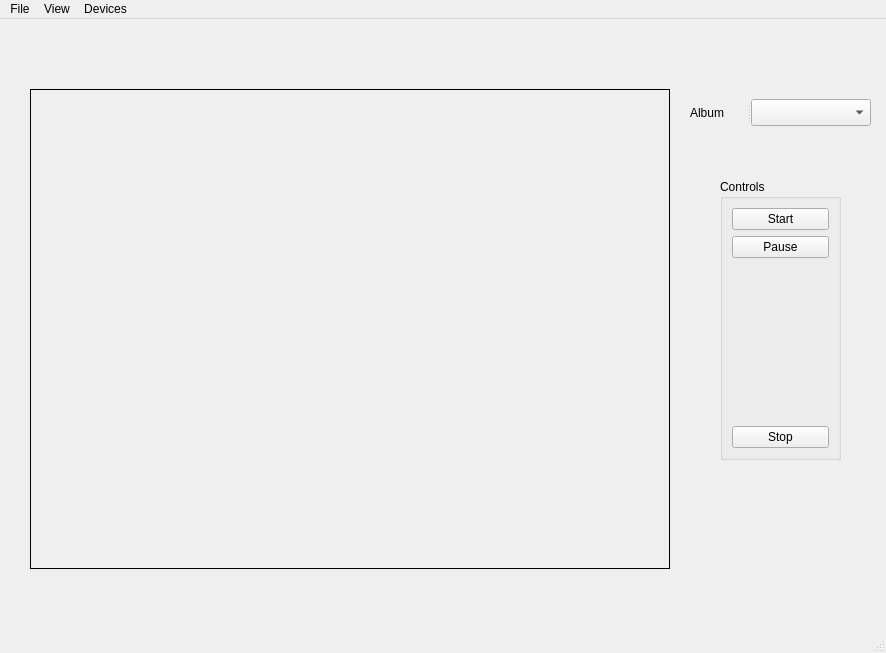
<?xml version="1.0" encoding="UTF-8"?>
<ui version="4.0">
 <class>FaceRecApp</class>
 <widget class="QMainWindow" name="FaceRecApp">
  <property name="geometry">
   <rect>
    <x>0</x>
    <y>0</y>
    <width>886</width>
    <height>653</height>
   </rect>
  </property>
  <property name="windowTitle">
   <string>Face Recognition</string>
  </property>
  <property name="windowIcon">
   <iconset theme="camera-video">
    <normaloff>.</normaloff>.</iconset>
  </property>
  <widget class="QWidget" name="centralwidget">
   <widget class="QWidget" name="viewFinderPage" native="true">
    <property name="geometry">
     <rect>
      <x>20</x>
      <y>60</y>
      <width>661</width>
      <height>501</height>
     </rect>
    </property>
    <property name="autoFillBackground">
     <bool>false</bool>
    </property>
    <layout class="QGridLayout" name="gridLayout">
     <item row="0" column="1">
      <widget class="QLabel" name="cameraSurface">
       <property name="minimumSize">
        <size>
         <width>640</width>
         <height>480</height>
        </size>
       </property>
       <property name="maximumSize">
        <size>
         <width>640</width>
         <height>480</height>
        </size>
       </property>
       <property name="frameShape">
        <enum>QFrame::Box</enum>
       </property>
       <property name="text">
        <string/>
       </property>
      </widget>
     </item>
    </layout>
   </widget>
   <widget class="QGroupBox" name="groupBox">
    <property name="geometry">
     <rect>
      <x>720</x>
      <y>160</y>
      <width>121</width>
      <height>281</height>
     </rect>
    </property>
    <property name="title">
     <string>Controls</string>
    </property>
    <layout class="QVBoxLayout" name="verticalLayout">
     <item>
      <widget class="QPushButton" name="startButton">
       <property name="text">
        <string>Start</string>
       </property>
      </widget>
     </item>
     <item>
      <widget class="QPushButton" name="pauseButton">
       <property name="text">
        <string>Pause</string>
       </property>
      </widget>
     </item>
     <item>
      <spacer name="verticalSpacer">
       <property name="orientation">
        <enum>Qt::Vertical</enum>
       </property>
       <property name="sizeHint" stdset="0">
        <size>
         <width>20</width>
         <height>40</height>
        </size>
       </property>
      </spacer>
     </item>
     <item>
      <widget class="QPushButton" name="stopButton">
       <property name="text">
        <string>Stop</string>
       </property>
      </widget>
     </item>
    </layout>
   </widget>
   <widget class="QSplitter" name="splitter">
    <property name="geometry">
     <rect>
      <x>690</x>
      <y>80</y>
      <width>181</width>
      <height>27</height>
     </rect>
    </property>
    <property name="orientation">
     <enum>Qt::Horizontal</enum>
    </property>
    <widget class="QLabel" name="label">
     <property name="text">
      <string>Album</string>
     </property>
     <property name="buddy">
      <cstring>faceRegistrySelect</cstring>
     </property>
    </widget>
    <widget class="QComboBox" name="faceRegistrySelect"/>
   </widget>
  </widget>
  <widget class="QMenuBar" name="menubar">
   <property name="geometry">
    <rect>
     <x>0</x>
     <y>0</y>
     <width>886</width>
     <height>27</height>
    </rect>
   </property>
   <widget class="QMenu" name="menuFile">
    <property name="title">
     <string>File</string>
    </property>
    <addaction name="actionRegisterFaces"/>
    <addaction name="actionAddAlbum"/>
    <addaction name="actionDeleteAlbum"/>
    <addaction name="separator"/>
    <addaction name="actionExit"/>
   </widget>
   <widget class="QMenu" name="menuDevices">
    <property name="title">
     <string>Devices</string>
    </property>
   </widget>
   <widget class="QMenu" name="menuView">
    <property name="title">
     <string>View</string>
    </property>
    <addaction name="actionViewFaceRegistry"/>
   </widget>
   <addaction name="menuFile"/>
   <addaction name="menuView"/>
   <addaction name="menuDevices"/>
  </widget>
  <widget class="QStatusBar" name="statusbar"/>
  <action name="actionExit">
   <property name="text">
    <string>Exit</string>
   </property>
  </action>
  <action name="actionStartCamera">
   <property name="text">
    <string>Start Camera</string>
   </property>
  </action>
  <action name="actionStopCamera">
   <property name="text">
    <string>Stop Camera</string>
   </property>
  </action>
  <action name="actionRegisterFaces">
   <property name="text">
    <string>Register faces</string>
   </property>
  </action>
  <action name="actionViewFaceRegistry">
   <property name="text">
    <string>Face registry</string>
   </property>
  </action>
  <action name="actionAddAlbum">
   <property name="text">
    <string>Add album</string>
   </property>
  </action>
  <action name="actionDeleteAlbum">
   <property name="text">
    <string>Delete album</string>
   </property>
  </action>
 </widget>
 <resources/>
 <connections>
  <connection>
   <sender>startButton</sender>
   <signal>clicked()</signal>
   <receiver>FaceRecApp</receiver>
   <slot>start()</slot>
   <hints>
    <hint type="sourcelabel">
     <x>790</x>
     <y>218</y>
    </hint>
    <hint type="destinationlabel">
     <x>781</x>
     <y>64</y>
    </hint>
   </hints>
  </connection>
  <connection>
   <sender>pauseButton</sender>
   <signal>clicked()</signal>
   <receiver>FaceRecApp</receiver>
   <slot>pause()</slot>
   <hints>
    <hint type="sourcelabel">
     <x>820</x>
     <y>261</y>
    </hint>
    <hint type="destinationlabel">
     <x>846</x>
     <y>121</y>
    </hint>
   </hints>
  </connection>
  <connection>
   <sender>stopButton</sender>
   <signal>clicked()</signal>
   <receiver>FaceRecApp</receiver>
   <slot>stop()</slot>
   <hints>
    <hint type="sourcelabel">
     <x>803</x>
     <y>442</y>
    </hint>
    <hint type="destinationlabel">
     <x>717</x>
     <y>117</y>
    </hint>
   </hints>
  </connection>
  <connection>
   <sender>actionRegisterFaces</sender>
   <signal>triggered()</signal>
   <receiver>FaceRecApp</receiver>
   <slot>register_faces()</slot>
   <hints>
    <hint type="sourcelabel">
     <x>-1</x>
     <y>-1</y>
    </hint>
    <hint type="destinationlabel">
     <x>442</x>
     <y>326</y>
    </hint>
   </hints>
  </connection>
  <connection>
   <sender>actionAddAlbum</sender>
   <signal>triggered()</signal>
   <receiver>FaceRecApp</receiver>
   <slot>create_registry()</slot>
   <hints>
    <hint type="sourcelabel">
     <x>-1</x>
     <y>-1</y>
    </hint>
    <hint type="destinationlabel">
     <x>442</x>
     <y>326</y>
    </hint>
   </hints>
  </connection>
  <connection>
   <sender>actionViewFaceRegistry</sender>
   <signal>triggered()</signal>
   <receiver>FaceRecApp</receiver>
   <slot>view_registry()</slot>
   <hints>
    <hint type="sourcelabel">
     <x>-1</x>
     <y>-1</y>
    </hint>
    <hint type="destinationlabel">
     <x>442</x>
     <y>326</y>
    </hint>
   </hints>
  </connection>
  <connection>
   <sender>actionExit</sender>
   <signal>triggered()</signal>
   <receiver>FaceRecApp</receiver>
   <slot>close()</slot>
   <hints>
    <hint type="sourcelabel">
     <x>-1</x>
     <y>-1</y>
    </hint>
    <hint type="destinationlabel">
     <x>442</x>
     <y>326</y>
    </hint>
   </hints>
  </connection>
  <connection>
   <sender>actionDeleteAlbum</sender>
   <signal>triggered()</signal>
   <receiver>FaceRecApp</receiver>
   <slot>delete_registry()</slot>
   <hints>
    <hint type="sourcelabel">
     <x>-1</x>
     <y>-1</y>
    </hint>
    <hint type="destinationlabel">
     <x>442</x>
     <y>326</y>
    </hint>
   </hints>
  </connection>
  <connection>
   <sender>faceRegistrySelect</sender>
   <signal>currentIndexChanged(QString)</signal>
   <receiver>FaceRecApp</receiver>
   <slot>set_current_registry(QString)</slot>
   <hints>
    <hint type="sourcelabel">
     <x>824</x>
     <y>115</y>
    </hint>
    <hint type="destinationlabel">
     <x>844</x>
     <y>46</y>
    </hint>
   </hints>
  </connection>
 </connections>
 <slots>
  <slot>pause()</slot>
  <slot>stop()</slot>
  <slot>start()</slot>
  <slot>register_faces()</slot>
  <slot>create_registry()</slot>
  <slot>view_registry()</slot>
  <slot>delete_registry()</slot>
  <slot>set_current_registry(QString)</slot>
 </slots>
</ui>
